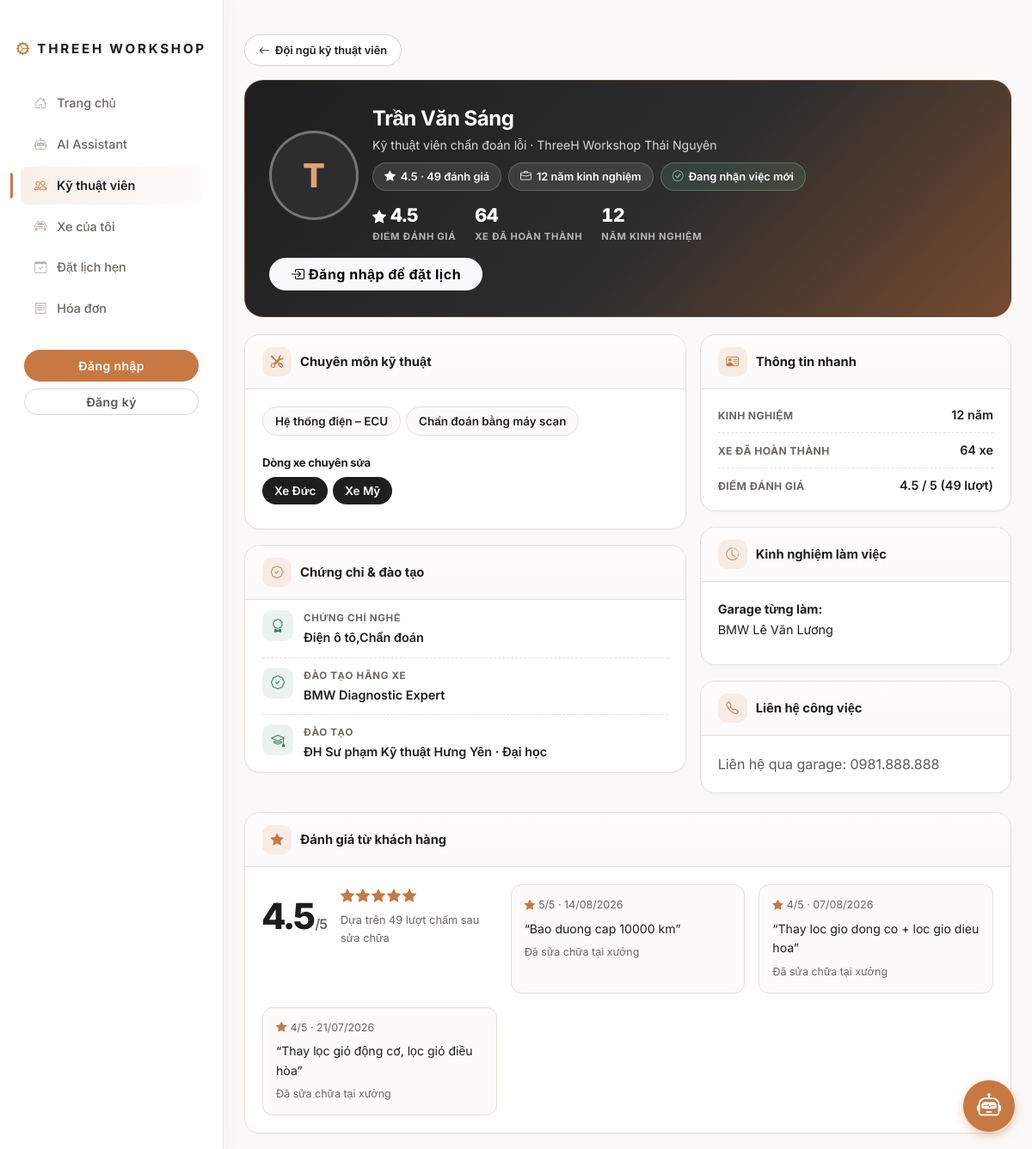
The page /our-team/20 on the database its author committed.
### app/models/models.py (models this page shows)
class User(Base):
    __tablename__ = "users"
    id = Column(Integer, primary_key=True, index=True)
    username = Column(String, unique=True, index=True)
    password_hash = Column(String)
    full_name = Column(String)
    phone = Column(String, nullable=True)
    email = Column(String, nullable=True)
    role = Column(String, default="customer") # roles: customer, technician, manager, admin
    address = Column(String, nullable=True)
    birth_date = Column(String, nullable=True) # YYYY-MM-DD
    preferred_contact = Column(String, nullable=True) # phone, zalo, email, facebook
    is_active = Column(Integer, default=1) # 1: đang hoạt động, 0: đã khóa
    leave_reason = Column(String, nullable=True) # Nghi viec | Di hoc nang cao | Trai nghiem | Khac
    leave_date = Column(String, nullable=True) # YYYY-MM-DD
    return_date = Column(String, nullable=True) # ngày quay lại (nếu có)
    vehicles = relationship("Vehicle", back_populates="owner")
    appointments = relationship("Appointment", foreign_keys="[Appointment.user_id]", back_populates="user")
    employee_profile = relationship("EmployeeProfile", back_populates="user", uselist=False)

class EmployeeProfile(Base):
    __tablename__ = "employee_profiles"
    id = Column(Integer, primary_key=True, index=True)
    user_id = Column(Integer, ForeignKey("users.id"), unique=True)
    dob_year = Column(Integer, nullable=True)
    gender = Column(String, nullable=True)
    avatar_url = Column(String, nullable=True)
    work_area = Column(String, nullable=True)
    job_title = Column(String, nullable=True)
    garage_name = Column(String, nullable=True)
    years_of_experience = Column(Integer, nullable=True)
    hire_date = Column(String, nullable=True)
    past_roles = Column(Text, nullable=True)
    technical_skills = Column(Text, nullable=True)
    education_school = Column(String, nullable=True)
    education_degree = Column(String, nullable=True)
    trade_certificates = Column(Text, nullable=True)
    brand_certificates = Column(Text, nullable=True)
    safety_certificates = Column(Text, nullable=True)
    past_garages = Column(Text, nullable=True)
    vehicle_types = Column(Text, nullable=True)
    key_projects = Column(Text, nullable=True)
    zalo_link = Column(String, nullable=True)
    facebook_link = Column(String, nullable=True)
    linkedin_link = Column(String, nullable=True)
    garage_address = Column(String, nullable=True)
    customer_rating_score = Column(Float, nullable=True)
    feedback_summary = Column(Text, nullable=True)
    social_profiles = Column(Text, nullable=True)
    tutorial_videos = Column(Text, nullable=True)
    tech_posts = Column(Text, nullable=True)
    community_participation = Column(Text, nullable=True)
    user = relationship("User", back_populates="employee_profile")

class RepairOrder(Base):
    __tablename__ = "repair_orders"
    id = Column(Integer, primary_key=True, index=True)
    vehicle_id = Column(Integer, ForeignKey("vehicles.id"))
    technician_id = Column(Integer, ForeignKey("users.id"), nullable=True)
    appointment_id = Column(Integer, ForeignKey("appointments.id"), nullable=True) # Lịch hẹn đã tạo ra phiếu này
    order_type = Column(String, default="Repair") # Repair, CarWash
    symptoms = Column(String)
    ai_diagnosis = Column(String)
    reception_datetime = Column(String, nullable=True)
    deliverer_name = Column(String, nullable=True)
    exterior_scratches = Column(String, nullable=True)
    fuel_level = Column(String, nullable=True)
    current_odo = Column(Integer, nullable=True)
    personal_belongings = Column(String, nullable=True)
    vehicle_images = Column(Text, nullable=True)
    symptom_severity = Column(String, nullable=True)
    abnormal_sounds = Column(String, nullable=True)
    warning_lights = Column(String, nullable=True)
    key_count = Column(Integer, nullable=True, default=0)
    inspection_result = Column(String, nullable=True)
    estimated_cost = Column(Integer, nullable=True)
    customer_approval = Column(String, default="Pending") # Pending, Approved, Rejected
    status = Column(String, default="Pending") # Pending (Chờ sửa), In Progress (Đang sửa), Completed (Hoàn thành)
    created_at = Column(DateTime, default=datetime.utcnow)
    repair_started_at = Column(DateTime, nullable=True)
    repair_notes = Column(Text, nullable=True)
    completed_at = Column(DateTime, nullable=True)
    handover_datetime = Column(String, nullable=True)
    service_rating = Column(Integer, nullable=True) # 1-5 sao
    final_odo = Column(Integer, nullable=True)
    completion_notes = Column(Text, nullable=True)
    completion_images = Column(Text, nullable=True) # nhiều ảnh, cách nhau bởi dấu phẩy
    repair_video_path = Column(String, nullable=True) # VD: /static/uploads/repairs/12_xxx.mp4
    repair_video_uploaded_at = Column(DateTime, nullable=True)
    vehicle = relationship("Vehicle", back_populates="repair_orders")
    technician = relationship("User", foreign_keys=[technician_id])
    invoice = relationship("Invoice", back_populates="repair_order", uselist=False)
    used_parts = relationship("RepairOrderPart", back_populates="repair_order")

### app/routers/customer.py (the view)
@router.get("/our-team/{tech_id}", response_class=HTMLResponse)
async def tech_public_profile(request: Request, tech_id: int, db: Session = Depends(get_db)):
    user = get_current_user_from_cookie(request, db)
    tech = db.query(User).filter(User.id == tech_id, User.role == "technician").first()
    if not tech or getattr(tech, "is_active", 1) == 0:
        return RedirectResponse("/our-team")
    done_orders = db.query(RepairOrder).filter(
        RepairOrder.technician_id == tech.id, RepairOrder.status == "Completed"
    ).order_by(RepairOrder.completed_at.desc()).all()
    rated = [o.service_rating for o in done_orders if o.service_rating]
    avg = round(sum(rated) / len(rated), 1) if rated else None
    open_n = db.query(RepairOrder).filter(
        RepairOrder.technician_id == tech.id,
        RepairOrder.status.in_(["Pending", "In Progress"])).count()
    reviews = [o for o in done_orders if o.service_rating][:3]
    stats = {"done": len(done_orders), "avg": avg, "nrate": len(rated), "open": open_n}
    return templates.TemplateResponse(request=request, name="tech_detail.html", context={
        "user": user, "tech": tech, "ep": tech.employee_profile,
        "stats": stats, "reviews": reviews
    })

### app/templates/tech_detail.html (shortened to what this page needs)
{% extends "base.html" %}
{% block content %}
<div class="mb-3 pt-3">
    <a href="/our-team" class="back-btn"><i class="bi bi-arrow-left"></i>Đội ngũ kỹ thuật viên</a>
</div>
<div class="tech-hero">
    <div class="d-flex gap-3 align-items-center position-relative flex-wrap" style="z-index:1;">
        {% if ep and ep.avatar_url %}
        <img src="{{ ep.avatar_url }}" alt="Ảnh {{ tech.full_name }}" class="tech-avatar">
        {% else %}
        <div class="tech-avatar-fallback" aria-hidden="true">{{ tech.full_name[0]|upper }}</div>
        {% endif %}
        <div class="flex-grow-1" style="min-width: 240px;">
            <h1 class="mb-1 fw-bold">{{ tech.full_name }}</h1>
            <div class="sub mb-2">{{ ep.job_title if ep and ep.job_title else 'Kỹ thuật viên' }}{% if ep and ep.garage_name %} · {{ ep.garage_name }}{% endif %}{% if ep and ep.work_area %} · {{ ep.work_area }}{% endif %}</div>
            <div class="d-flex gap-2 flex-wrap">
                {% if stats.avg %}
                <span class="tech-badge"><i class="bi bi-star-fill"></i>{{ stats.avg }} · {{ stats.nrate }} đánh giá</span>
                {% endif %}
                <span class="tech-badge"><i class="bi bi-briefcase"></i>{{ ep.years_of_experience or '—' }} năm kinh nghiệm</span>
                {% if stats.open == 0 %}
                <span class="tech-badge ok"><i class="bi bi-check-circle"></i>Đang nhận việc mới</span>
                {% else %}
                <span class="tech-badge"><i class="bi bi-hourglass-split"></i>Đang phụ trách {{ stats.open }} xe</span>
                {% endif %}
            </div>
            <div class="tech-stats" aria-label="Số liệu thợ">
                <div class="stat"><div class="n">{% if stats.avg %}<i class="bi bi-star-fill"></i> {{ stats.avg }}{% else %}—{% endif %}</div><div class="l">Điểm đánh giá</div></div>
                <div class="stat"><div class="n">{{ stats.done }}</div><div class="l">Xe đã hoàn thành</div></div>
                <div class="stat"><div class="n">{{ ep.years_of_experience or '—' }}</div><div class="l">Năm kinh nghiệm</div></div>
            </div>
        </div>
        {% if user and user.get('role') == 'customer' %}
        <a href="/my-appointments?tech_id={{ tech.id }}#bookNow" class="btn btn-light rounded-pill px-4 fw-bold"><i class="bi bi-calendar-check me-1"></i>Đặt lịch với tôi</a>
        {% elif not user %}
        <a href="/login?next=/our-team/{{ tech.id }}" class="btn btn-light rounded-pill px-4 fw-bold"><i class="bi bi-box-arrow-in-right me-1"></i>Đăng nhập để đặt lịch</a>
        {% endif %}
    </div>
</div>
<div class="row g-3 mt-1">
    <div class="col-lg-7">
        <div class="tech-card">
            <div class="tech-card-head"><i class="bi bi-tools"></i>Chuyên môn kỹ thuật</div>
            <div class="tech-card-body">
                {% if ep and ep.technical_skills %}
                    {% for s in ep.technical_skills.split(',') %}<span class="skill-pill">{{ s.strip() }}</span>{% endfor %}
                {% else %}
                <p class="text-muted mb-0">Đang cập nhật.</p>
                {% endif %}
                {% if ep and ep.vehicle_types %}
                <h6 class="fw-bold mt-3 mb-2" style="font-size:.82rem;color:var(--lux-graphite);">Dòng xe chuyên sửa</h6>
                {% for v in ep.vehicle_types.split(',') %}<span class="veh-pill">{{ v.strip() }}</span>{% endfor %}
                {% endif %}
            </div>
        </div>
        <div class="tech-card">
            <div class="tech-card-head"><i class="bi bi-patch-check"></i>Chứng chỉ & đào tạo</div>
            <div class="tech-card-body" style="padding-top:12px;padding-bottom:12px;">
                {% if ep and (ep.trade_certificates or ep.brand_certificates or ep.safety_certificates or ep.education_school) %}
                    {% if ep.trade_certificates %}
                    <div class="cert"><span class="ci"><i class="bi bi-award"></i></span><div><div class="ct">Chứng chỉ nghề</div><div class="cv">{{ ep.trade_certificates }}</div></div></div>
                    {% endif %}
                    {% if ep.brand_certificates %}
                    <div class="cert"><span class="ci"><i class="bi bi-patch-check"></i></span><div><div class="ct">Đào tạo hãng xe</div><div class="cv">{{ ep.brand_certificates }}</div></div></div>
                    {% endif %}
                    {% if ep.education_school %}
                    <div class="cert"><span class="ci"><i class="bi bi-mortarboard"></i></span><div><div class="ct">Đào tạo</div><div class="cv">{{ ep.education_school }}{% if ep.education_degree %} · {{ ep.education_degree }}{% endif %}</div></div></div>
                    {% endif %}
                {% else %}
                <p class="text-muted mb-0">Đang cập nhật.</p>
                {% endif %}
            </div>
        </div>
    </div>
    <div class="col-lg-5">
        <div class="tech-card">
            <div class="tech-card-head"><i class="bi bi-person-vcard"></i>Thông tin nhanh</div>
            <div class="tech-card-body" style="padding-top:10px;padding-bottom:10px;">
                <div class="info-row"><span class="k">Kinh nghiệm</span><span class="v">{{ ep.years_of_experience ~ ' năm' if ep and ep.years_of_experience else '—' }}</span></div>
                <div class="info-row"><span class="k">Xe đã hoàn thành</span><span class="v">{{ stats.done }} xe</span></div>
                <div class="info-row"><span class="k">Điểm đánh giá</span><span class="v">{% if stats.avg %}{{ stats.avg }} / 5 ({{ stats.nrate }} lượt){% else %}Chưa có{% endif %}</span></div>
            </div>
        </div>
        <div class="tech-card">
            <div class="tech-card-head"><i class="bi bi-clock-history"></i>Kinh nghiệm làm việc</div>
            <div class="tech-card-body">
                {% if ep and (ep.past_garages or ep.key_projects or ep.past_roles) %}
                    {% if ep.past_garages %}<p class="mb-2" style="font-size:.9rem;"><strong>Garage từng làm:</strong><br>{{ ep.past_garages.replace('\n', '<br>')|safe }}</p>{% endif %}
                {% else %}
                <p class="text-muted mb-0">Đang cập nhật.</p>
                {% endif %}
            </div>
        </div>
        <div class="tech-card">
            <div class="tech-card-head"><i class="bi bi-telephone"></i>Liên hệ công việc</div>
            <div class="tech-card-body">
                {% if ep and (ep.zalo_link or ep.facebook_link or ep.linkedin_link) %}
                    <div class="d-flex gap-2 flex-wrap">
                        {% if ep.zalo_link %}<a href="{{ ep.zalo_link }}" target="_blank" rel="noopener" class="btn btn-sm rounded-pill" style="background:#fff;border:1px solid #D8D1C8;color:var(--lux-graphite);">Zalo</a>{% endif %}
                        {% if ep.facebook_link %}<a href="{{ ep.facebook_link }}" target="_blank" rel="noopener" class="btn btn-sm rounded-pill" style="background:#fff;border:1px solid #D8D1C8;color:var(--lux-graphite);">Facebook</a>{% endif %}
                        {% if ep.linkedin_link %}<a href="{{ ep.linkedin_link }}" target="_blank" rel="noopener" class="btn btn-sm rounded-pill" style="background:#fff;border:1px solid #D8D1C8;color:var(--lux-graphite);">LinkedIn</a>{% endif %}
                    </div>
                    <p class="mt-3 mb-0" style="font-size:.82rem;color:var(--lux-slate);">Liên hệ công việc qua garage để được xác nhận nhanh. Không chia sẻ số cá nhân trên trang công khai.</p>
                {% else %}
                <p class="text-muted mb-0">Liên hệ qua garage: 0981.888.888</p>
                {% endif %}
            </div>
        </div>
    </div>
</div>
<div class="tech-card mt-1">
    <div class="tech-card-head"><i class="bi bi-star-fill"></i>Đánh giá từ khách hàng</div>
    <div class="tech-card-body">
        {% if stats.avg %}
        <div class="row g-3 align-items-stretch">
            <div class="col-md-4">
                <div class="score-wrap" style="margin-bottom:0;">
                    <div class="score-big">{{ stats.avg }}<small>/5</small></div>
                    <div>
                        <div class="stars" aria-label="{{ stats.avg }} trên 5 sao">{% for _ in range(5) %}<i class="bi bi-star-fill"></i>{% endfor %}</div>
                        <div style="font-size:.8rem;color:var(--lux-slate);margin-top:4px;">Dựa trên {{ stats.nrate }} lượt chấm sau sửa chữa</div>
                    </div>
                </div>
            </div>
            {% for r in reviews %}
            <div class="col-md-4">
                <div class="review" style="margin-top:0;height:100%;">
                    <div class="rh"><span><i class="bi bi-star-fill me-1" style="color:var(--copper-orange);"></i>{{ r.service_rating }}/5 · {{ r.completed_at.strftime('%d/%m/%Y') if r.completed_at else (r.created_at.strftime('%d/%m/%Y') if r.created_at else '') }}</span></div>
                    <div class="rt">“{{ (r.symptoms or '')|truncate(120) }}”</div>
                    <div style="font-size:.78rem;color:var(--lux-slate);margin-top:6px;">Đã sửa chữa tại xưởng</div>
                </div>
            </div>
            {% endfor %}
        </div>
        {% else %}
        <p class="text-muted mb-0">Thợ mới — chưa có lượt chấm nào. Hãy là khách đầu tiên đặt lịch và đánh giá.</p>
        {% endif %}
    </div>
</div>
{% endblock %}

### app/templates/base.html (style rules this page uses)
:root { --warm-white: #FAF9F7; --concrete-gray: #E9ECEF; --charcoal-black: #1E1E1E; --dark-graphite: #2D2D2D; --copper-orange: #C87941; --text-muted: #8C8C8C; --lux-ivory: #FCFBF9; --lux-sand: #F4F1EC; --lux-hairline: #E4DFD8; --lux-slate: #6B6560; --lux-bronze-deep: #A65E2F; --lux-graphite: #1E1E1E; }
body { background-color: var(--warm-white); font-family: 'Inter', sans-serif; color: var(--charcoal-black); line-height: 1.65; -webkit-font-smoothing: antialiased; }
h1, h2, h3, h4, h5, h6 { font-weight: 600; letter-spacing: -0.02em; color: var(--lux-graphite); }
a { color: var(--copper-orange); text-decoration: none; transition: color 0.2s ease; }
.btn { border-radius: 999px; font-weight: 600; letter-spacing: 0.03em; transition: all 0.25s cubic-bezier(0.22, 1, 0.36, 1); }
::placeholder { color: #B5AFA8; }

### rows shown on the page
User: full_name "T", full_name "Trần Văn Sáng"
EmployeeProfile: job_title "Kỹ thuật viên chẩn đoán lỗi", garage_name "ThreeH Workshop Thái Nguyên", years_of_experience "12", trade_certificates "Điện ô tô,Chẩn đoán", brand_certificates "BMW Diagnostic Expert", education_school "ĐH Sư phạm Kỹ thuật Hưng Yên", education_degree "Đại học", years_of_experience "12 năm", past_garages.replace "BMW Lê Văn Lương"
RepairOrder: service_rating "5", completed_at "14/08/2026", symptoms "Bao duong cap 10000 km"
RepairOrder: service_rating "4", completed_at "07/08/2026", symptoms "Thay loc gio dong co + loc gio dieu hoa"
RepairOrder: service_rating "4", completed_at "21/07/2026", symptoms "Thay lọc gió động cơ, lọc gió điều hòa"

### other values the page prints
{{ stats.avg }} "4.5"
{{ stats.nrate }} "49"
{{ stats.done }} "64"
{{ s.strip() }} "Hệ thống điện – ECU" "Chẩn đoán bằng máy scan"
{{ v.strip() }} "Xe Đức" "Xe Mỹ"
